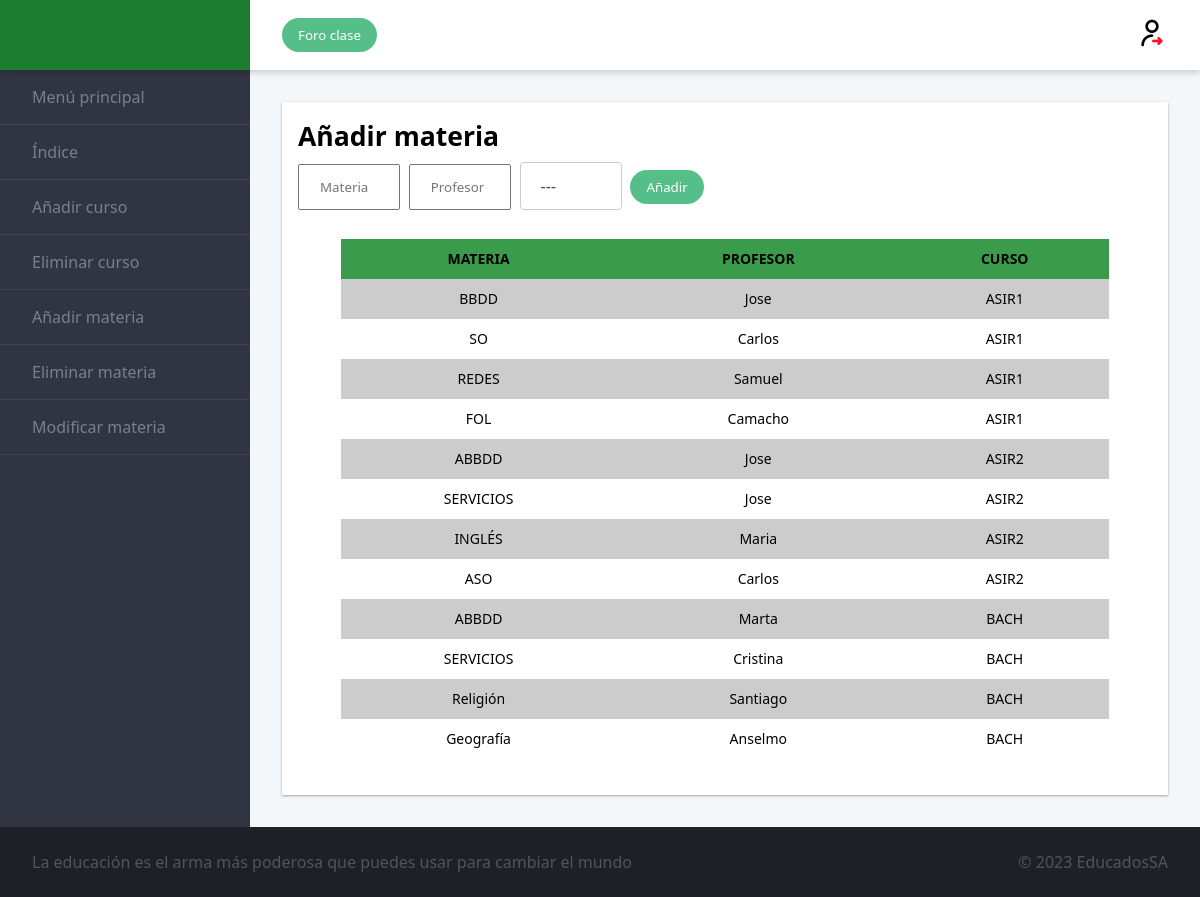
/admin/Materias/añadir.php, run on the app's committed database.
### tables this page shows
CREATE TABLE `materia` (
  `id_materia` int(4) NOT NULL,
  `materia` varchar(50) DEFAULT NULL,
  `id_profesor` int(4) DEFAULT NULL,
  `profesor` varchar(50) DEFAULT NULL,
  `id_curso` int(4) DEFAULT NULL,
  `curso` varchar(50) DEFAULT NULL
);

### admin/Materias/añadir.php (the view, shortened to what this page needs)
<!DOCTYPE html>
<html lang="en">
  <head>
    <link rel="stylesheet" href="../style.css">
  </head>
  <body>
  <div class="admin">
  <header class="admin__header">
    <a href="adminindex.php" class="logo">
    </a>
    <div class="toolbar">
      <button class="btn  btn--primary">Foro clase</button>
      <a href="../../cerrar_sesion.php" class="logout"><img src="../img/cerrar-sesion.png"></a>
    </div>
  </header>
  <nav class="admin__nav">
  <ul class="menu">
      <li class="menu__item">
        <a class="menu__link" href="../adminindex.php">Menú principal</a>
      </li>
      <li class="menu__item">
        <a class="menu__link" href="./materias.php">Índice</a>
      </li>
      <li class="menu__item">
        <a class="menu__link" href="./añadirc.php">Añadir curso</a>
      </li>
      <li class="menu__item">
        <a class="menu__link" href="./eliminarc.php">Eliminar curso</a>
      </li>
      <li class="menu__item">
        <a class="menu__link" href="./añadir.php">Añadir materia</a>
      </li>
      <li class="menu__item">
        <a class="menu__link" href="./eliminarm.php">Eliminar materia</a>
      </li>
      <li class="menu__item">
        <a class="menu__link" href="./actualizarm.php">Modificar materia</a>
      </li>
    </ul>
  </nav>
  <main class="admin__main">
    <div class="dashboard">
      <div class="dashboard__item dashboard__item--full">
        <div class="card">
        <h5>Añadir materia</h5>
        <form action="añadir2.php" method="POST">
          <input type="text" name="materia" id="materia" placeholder="Materia" required/>
          <input type="text" name="profesor" id="profesor" placeholder="Profesor" required/>
          <select name="curso" id="curso" required>
            <option value="---">---</option>
          </select>
          <input type="submit" value="Añadir" name="añadir"  class="btn  btn--primary">
        </form>
            <?php
                $conexion = mysqli_connect("db", "root", "rootroot") or die("No se puede conectar con el servidor");
                mysqli_select_db($conexion, "educados") or die("No se puede seleccionar la base de datos");
                $instruccion = "SELECT * from materia";
                $consulta = mysqli_query($conexion, $instruccion) or die("Fallo en la consulta");
                $nfilas = mysqli_num_rows($consulta);
                if ($nfilas > 0) {
                    print("<TABLE class='table'>\n");
                    print("<TR>\n");
                    print("<TH>MATERIA</TH>\n");
                    print("<TH>PROFESOR</TH>\n");
                    print("<TH>CURSO</TH>\n");
                    print("</TR>\n");
                for ($i = 0; $i < $nfilas; $i++) {
                    $resultado = mysqli_fetch_array($consulta);
                    print("<TR>\n");
                    print("<TD>" . $resultado['materia'] . "</TD>\n");
                    print("<TD>" . $resultado['profesor'] . "</TD>\n");
                    print("<TD>" . $resultado['curso'] . "</TD>\n");
                    print("</TR>\n");
                }
                print("</TABLE>\n");
            } else {
                print("No hay materias disponibles para mostrar");
            }
    ?>
        </div>
      </div>
    </div>
  </main>
  <footer class="admin__footer">
    <ul class="ticker">
      <li class="ticker__item">La educación es el arma más poderosa que puedes usar para cambiar el mundo</li>
    </ul>
    <span>
      &copy; 2023 EducadosSA
    </span>
  </footer>
</div>
  </body>
</html>

### admin/style.css (style rules this page uses)
* { box-sizing: border-box; margin: 0; font-family: 'Source Sans 3', 'Segoe UI', Tahoma, Geneva, Verdana, sans-serif; }
body { height: 100%; overflow-x: hidden; margin: 0; }
.admin { --spacing: 1rem; display: flex; flex-wrap: wrap; display: grid; height: 100vh; grid-template-rows: 70px 1fr 70px; grid-template-columns: 250px 1fr; grid-template-areas: "header header" "nav main" "footer footer"; }
.admin__header { display: flex; flex-basis: 100%; grid-area: header; height: 70px; background-color: #fff; box-shadow: 0 3px 6px rgba(0, 0, 0, 0.16); position: relative; }
.admin__nav { flex: 0 0 250px; grid-area: nav; background-color: #313541; }
.admin__main { flex: 1; grid-area: main; padding: var(--spacing); overflow-y: auto; overflow-x: hidden; -webkit-overflow-scrolling: touch; background-color: #f4f7fa; }
.admin__footer { display: flex; grid-area: footer; flex-basis: 100%; justify-content: space-between; align-items: center; height: 70px; padding: 0 var(--spacing); color: #4e5561; background-color: #1d2127; }
@media screen and (min-width: 48rem) { .admin { --spacing: 2rem; } }
.dashboard { --column-count: 2; display: flex; flex-wrap: wrap; margin: 0 calc(var(--spacing) * -0.5); display: grid; grid-template-columns: repeat(var(--column-count), 1fr); grid-gap: var(--spacing); }
.dashboard__item { flex: 1 1 50%; grid-column-end: span 2; padding: calc(var(--spacing) / 2); }
.dashboard__item--full { flex-basis: 100%; grid-column: 1/-1; }
@media screen and (min-width: 48rem) { .dashboard { --column-count: 4; } }
a { color: #1c7c31; text-decoration: none; }
img { max-width: 100%; height: auto; }
.logo { display: flex; flex: 0 0 250px; height: 70px; justify-content: center; align-items: center; position: relative; margin: 0; color: #fff; background-color: #1c7c31; font-size: 1rem; }
.toolbar { display: flex; flex: 1; justify-content: space-between; align-items: center; padding: 0 var(--spacing); }
.menu { list-style-type: none; padding: 0; }
.menu__item { border-bottom: 1px solid rgba(255, 255, 255, 0.07); }
.menu__link { display: block; padding: 1rem 2rem; color: #76808f; text-decoration: none; }
.card { height: 100%; padding: 1rem; font-size: 2rem; font-weight: 300; background-color: #fff; box-shadow: 0 1px 3px rgba(0, 0, 0, 0.12), 0 1px 2px rgba(0, 0, 0, 0.24); transition: all 0.3s cubic-bezier(0.25, 0.8, 0.25, 1); }
.btn { display: inline-block; border-radius: 5em; border: 0; padding: 0.5rem 1rem; white-space: nowrap; }
.btn--primary { color: #fff; background-color: #56bf89; }
.ticker { list-style-type: none; padding: 0; margin: 0; display: flex; flex-wrap: wrap; }
.ticker__item { margin-right: 1rem; }
table { width: 90%; border-collapse: collapse; border-spacing: 0; font-size: 14px; font-family: 'Source Sans 3', 'Segoe UI', Tahoma, Geneva, Verdana, sans-serif; text-align: center; margin: 20px auto; }
th, td { padding: 10px; vertical-align: center; border: 1px solid #41414100; }
th { background-color: #3a9c4a; font-weight: bold; }
tr:nth-child(even) td { background-color: #cccccc; }
input[type=text] { width: 12%; padding: 12px 20px; margin: 8px 0; box-sizing: border-box; }
select { width: 12%; padding: 12px 20px; margin: 8px 0; box-sizing: border-box; border: 1px solid #ccc; border-radius: 4px; background-color: #fff; color: #444; font-size: 16px; appearance: none; }

### data on the page
materia: materia "BBDD", profesor "Jose", curso "ASIR1"
materia: materia "SO", profesor "Carlos", curso "ASIR1"
materia: materia "REDES", profesor "Samuel", curso "ASIR1"
materia: materia "FOL", profesor "Camacho", curso "ASIR1"
materia: materia "ABBDD", profesor "Jose", curso "ASIR2"
materia: materia "SERVICIOS", profesor "Jose", curso "ASIR2"
materia: materia "INGLÉS", profesor "Maria", curso "ASIR2"
materia: materia "ASO", profesor "Carlos", curso "ASIR2"
materia: materia "ABBDD", profesor "Marta", curso "BACH"
materia: materia "SERVICIOS", profesor "Cristina", curso "BACH"
materia: materia "Religión", profesor "Santiago", curso "BACH"
materia: materia "Geografía", profesor "Anselmo", curso "BACH"
